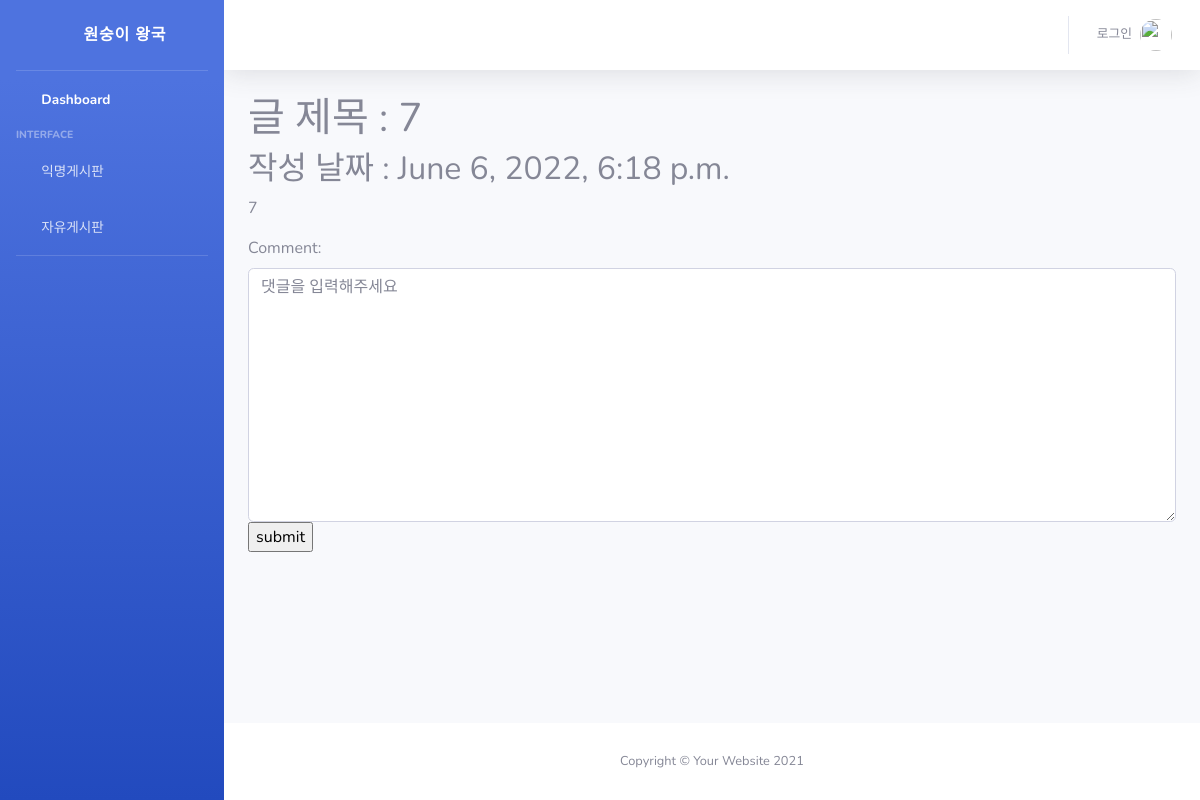
The app's page /detail/7 with its own data.
### snsapp/models.py (models this page shows, shortened)
class Post(models.Model):
    title = models.CharField(max_length=200)
    body = models.TextField()
    date = models.DateTimeField(auto_now_add=True)

### snsapp/views.py (the view)
# urls.py: path('detail/<int:post_id>', views.detail, name='detail'),
def detail(request, post_id):
    post_detail = get_object_or_404(Post, pk=post_id)
    comment_form = CommentForm()
    return render(request, 'detail.html', {'post_detail' : post_detail, 'comment_form' : comment_form})

### snsapp/forms.py
class CommentForm(forms.ModelForm):
    class Meta:
        model = Comment
        fields = ['comment']
    def __init__(self, *args, **kwargs):
        super(CommentForm, self).__init__(*args, **kwargs)
        self.fields['comment'].widget.attrs = {
            'class': 'form-control',
            'placeholder': '댓글을 입력해주세요',
            'rows': 10
        }

### snsapp/templates/detail.html (shortened to what this page needs)
{% extends 'base.html' %}
{% block content %}
<h1>글 제목 : {{ post_detail.title }}</h1>
<h2>작성 날짜 : {{ post_detail.date }}</h2>
<p>{{ post_detail.body }}</p>
<form action="{% url 'new_comment' post_detail.id %}" method="post">
    {{ comment_form }}
    <input type="submit" value="submit">
</form>
{% endblock %}

### records on screen
Post: title "7", date "June 6, 2022, 6:18 p.m.", body "7"
